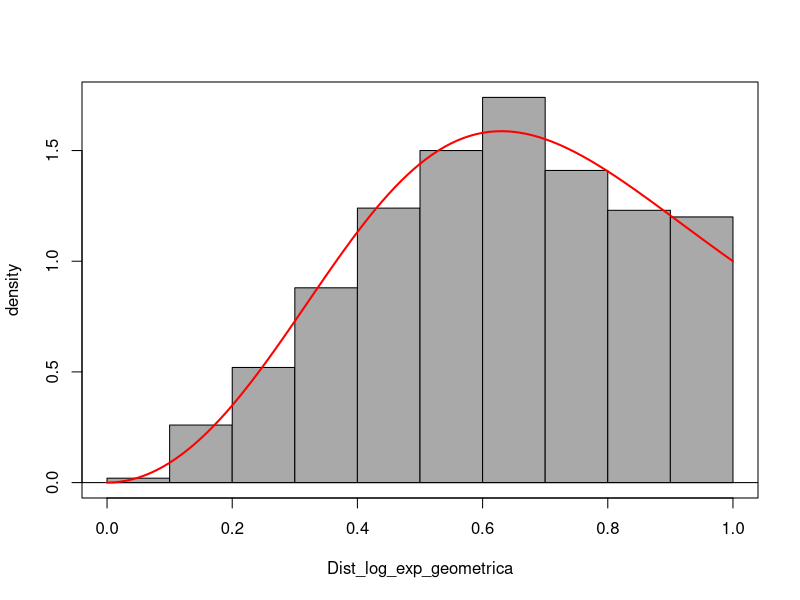

R code for this plot:
## ---- chunk 1
library("ggplot2")
library("dplyr")         # load
library("RcmdrMisc")
library("nleqslv")       # Resolver sistema ecuaciones lineales/no lineales

## ---- chunk 2

# Definimos función para generar variables aleatoria siguiendo 
# la Distribución log exponencial-geométrica (Jodra y Jimenez, 2020)
DatosJoJi <- function(α,β,n){
  # La función recibe los parámetros
  # α -> valor deseado para alpha
  # β -> valor deseado para beta
  # n -> tamaño del vector de variables aleatorias que quieren generar
  
  # Generar "n" datos uniforme (0,1):
  VectorUnif<-runif(n,0,1)
  
  # Generar datos de la Distribución log exponencial-geométrica (Jodra y Jimenez, 2020)
  # mediante la función cuantil:
  
  return ((- VectorUnif /( β * VectorUnif - β - 1))^(1/α))
  #return(((β*(-VectorUnif) - 1)/(β^2*(VectorUnif - 1)))^(1/α))

}

# Definimos la Función de densidad PdfX para validar la correctitud de 
# las variables aleatorias creadas con la función DatosJoJi 
PdfX<- function(x,n){(α*(1 + β)*x^(α-1))/(1 + β*x^α)^2 }
#PdfX<- function(x) {(α/β)*x^(α-1)*exp(-x^α/β)}


# Declaramos los valores de α,β,n
α=3; 
β=2;
n=1000;

# Llamamos la funcion DatosJoJi con sus respectivos parametros
Dist_log_exp_geometrica <- DatosJoJi(α,β,n)

# Graficamos un histograma con las variables obtenidas
Hist(Dist_log_exp_geometrica, scale="density", breaks="Sturges", col="darkgray")

# Añadimos la curva de validacion a la grafica
curve(PdfX(x), from=0, to=1.0, lwd=2, cex = 1.1, col="red",add=TRUE)

## ---- chunk 3
# Declaramos los valores de α,β,n
α=2; 
β=3;    
n=1000; # Numero de datos a generar

VData = DatosJoJi(α,β,n) # generamos n muestras aleatorias con la funcion de distribucion

M1 = mean(VData)   # Momentos muestrales 
M2 = mean(VData^2) # Momentos muestrales

# Funcion con el sistema de ecuaciones
SistemaM <- function(x) {
    # ALPHA x[1]
    # BETA x[2]
  
    y <- numeric(2)
    y[1] <- (x[1]*(x[2]+1) - 1^(x[1]+1)/(1+x[2]*1^(x[1]))^2 )-M1
    y[2] <- (x[1]*(x[2]+1) - 1^(x[1]+2)/(1+x[2]*1^(x[1]))^2 )-M2
    return(y) 
}

# Resolver el sistema
xstart <- c(0.1,1) 
SolSistem<-nleqslv(xstart, SistemaM, jacobian=TRUE)

# Estimaciones metodo de los momentos:
alphaM<-SolSistem$x[1]; alphaM
betaM<-SolSistem$x[2]; betaM
## ---- chunk 4
  






## ---- chunk 5
